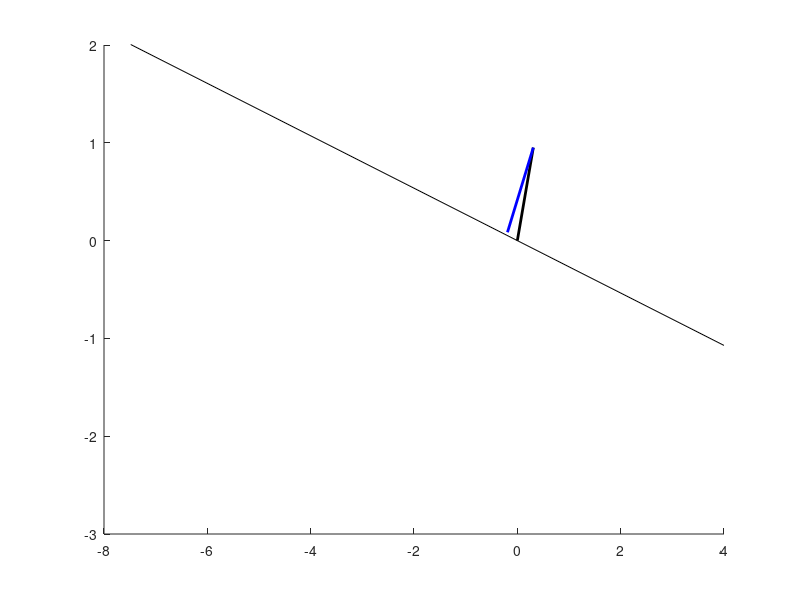

Reproduce this figure in MATLAB. (Note: this script raises an error after producing the figure.)
L = 1;

y0_angel = [5.969026041820607, 5.969025938459552, 5.969013532402472, 5.96774907948639, 5.902329363856115, 5.744054864615822, 5.500528268367304, 4.953706748112628, 4.339137936637629, 3.545100828562396, 2.8480143176916006, 1.846989560394732, 1.1541561542495766, 0.7743082564650197, 0.7743082564650197, 0.7919357441136593, 0.8722165824390187, 1.1971402126769999, 1.2933136474494287, 0.919416252340743, -0.18546439400865466, -1.2552163450876326, -1.7512731872110971, -1.9638255404508111, -2.519905668594967, -3.8490129477694355, -4.138243771018702, -2.9907598608233448, -1.1285247665304163, 0.6178965874377798, 0.6178965874377798, 0.6173601048834472, 0.8056931783963952, 0.8056931783963952, 0.80578977822874, 0.9091583193235633, 1.3563103520857156, 1.430369630872232, 0.8356737015728803, -0.5379846802663566, -1.6913935402359612, -2.2833931442907565, -2.6838906104800255, -3.4744206913084903, -4.184914299582788, -4.2809704892176486, -3.3131774501582996, -1.2672185715054418, 0.4011982781207981, 1.79458027440332, 2.980738740319189, 3.560135514737247, 3.4580146486379664, 3.0753421071878395, 3.0753421071878395, 3.0753421071878395, 3.0753421071878395, 3.0753421071878395, 3.0753421071878395, 3.0753421071878395, 3.0753421071878395, 3.0753421071878395, 3.0753421071878395, 3.0753421071878395, 3.0753421071878395, 3.055198972981296];

y1_angel = [5.759586531581287, 5.7595865507343875, 5.7595888284538725, 5.75979934252816, 5.763728941838195, 5.76327772257571, 5.7874859974687345, 6.0939856918812, 6.820486306145506, 7.86885207744473, 8.435164438084731, 9.032119182935322, 9.893779040616185, 10.863247549680882, 10.863247549680882, 10.877225106841763, 10.789232346211985, 10.442548780466916, 10.086479264395555, 9.727809507985583, 9.30894705462692, 8.965385350092589, 8.737769046502015, 8.706643311199624, 9.014217500399226, 9.486683903741293, 10.088212249011683, 10.515969391676295, 10.692005930344063, 10.622005954679008, 10.622005954679008, 10.728593525408636, 11.06293949456094, 11.06293949456094, 11.045900973560677, 10.879080542169078, 10.450785094413824, 10.008165418048389, 9.586458216594496, 9.145013649983111, 8.786761094912437, 8.518532070520514, 8.578378802618492, 8.9162990078348, 9.272865369441359, 9.733609862591727, 10.280614624988171, 10.748897348636577, 10.968010741841647, 10.969256106301241, 10.786637619733723, 10.411777201077792, 9.931692530638099, 9.37603822207391, 9.37603822207391, 9.37603822207391, 9.37603822207391, 9.37603822207391, 9.37603822207391, 9.37603822207391, 9.37603822207391, 9.37603822207391, 9.37603822207391, 9.37603822207391, 9.37603822207391, 9.355873259572249];

interraotion_t = [0.0, 0.000148689698461654, 0.001635586683078194, 0.016504556529243593, 0.11751211441761582, 0.21136839896421736, 0.29876049336084354, 0.4276361827161761, 0.5250462547631314, 0.6224563268100867, 0.7140145659748087, 0.8770201952366972, 1.0511733333916287, 1.1953777248592006, 1.276476803007488, 1.3118582535654517, 1.4218473975753605, 1.5445930236444254, 1.6354072493639806, 1.7262214750835359, 1.84824040651666, 1.9736401180500605, 2.094594282631697, 2.2525304070511982, 2.4104665314706994, 2.564209369208954, 2.708087018886726, 2.843349252734069, 2.9833928325444288, 3.107734355556167, 3.1675273238710075, 3.2244087515086224, 3.408267396424365, 3.4509201258501516, 3.4627624530145003, 3.5354018380908094, 3.6411494638136412, 3.7328854627237074, 3.8239050484086485, 3.937754667686387, 4.051604286964126, 4.180551132396068, 4.384189835918158, 4.5204314275677735, 4.6171361322675235, 4.709646991090021, 4.821502005280543, 4.945602312277807, 5.060431579217884, 5.1742396089473335, 5.288047638676783, 5.408088144503846, 5.505661829587311, 5.602664441401153, 5.64326298525857, 5.678224999781353, 5.713483751817727, 5.748968014860328, 5.784187482925471, 5.819695837322527, 5.854932075801365, 5.890458279120293, 5.925711988469023, 5.961255972639541, 5.996527181668657, 6.0];

hit_t = [1.276476803007488, 3.1675273238710075, 3.4509201258501516, 5.64326298525857, 5.678224999781353, 5.713483751817727, 5.748968014860328, 5.784187482925471, 5.819695837322527, 5.854932075801365, 5.890458279120293, 5.925711988469023, 5.961255972639541, 5.996527181668657];


fi_angl = y0_angel - y1_angel;

alpha = pi/12;

X_st = zeros(size(y0_angel));
Y_st = zeros(size(y0_angel));

X_m = zeros(size(y0_angel));
Y_m = zeros(size(y0_angel));

X_sw = zeros(size(y0_angel));
Y_sw = zeros(size(y0_angel));

%первый кадр
xst = 0;
yst = 0;

angel_0 = 2*pi - pi/10;%y0_angel(1)
angel_1 = 2*pi - pi/6;%y1_angel(1)

% Position of hip
xm = xst+L*sin(2*pi - angel_0);
ym = yst+L*cos(2*pi - angel_0);
X_m(1) = xm;
Y_m(1) = ym;


% Position of swing foot
xsw = xm - L*sin(2*pi - angel_1);
ysw = ym - L*cos(2*pi - angel_1);

X_sw(1) = xsw;
Y_sw(1) = ysw;


filename = 'Walk_cool.gif';
%смотрим номер переключения
flag = 0;

for i=1:30%length(y1_angel)
    figure(1)%('Color','w','Renderer','zbuffer')
    if i>1
    if ~isempty(find(hit_t == interraotion_t(i)))
        %координата опорной ноги
        title('произошло переключение')
        flag = flag + 1;
        X_st(i) = X_sw(i-1);
        Y_st(i) = Y_st(i-1) ;         
    else
        X_st(i) = X_st(i-1);
        Y_st(i) = X_st(i-1) ; 
    end
    xst = X_st(i);
    yst = Y_st(i);   
    
    if mod(flag,2)==0
        
    end
    %верх бедра
    xm = xst+L*sin(2*pi - y0_angel(i));
    ym = yst+L*cos(2*pi - y0_angel(i));
    X_m(i) = xm;
    Y_m(i) = ym;
        
    % Position of swing foot
    xsw = xm - L*sin(2*pi - y1_angel(1));
    ysw = ym - L*cos(2*pi - y1_angel(1));
    X_sw(i) = xsw;
    Y_sw(i) = ysw;
    end

%axis([xsw 10.55 -1 1.5*L])
axis on
xlim([-8 4])
ylim([-3 2])

strobePlot = 0;   % Draw stroboscopic plot: 1
tracePlot = 0;    % Trace path of hip and swing foot: 1 or 2

% Draw first position
slope = line([-8 4],[-8*tan(2*pi - alpha) 4*tan(2*pi - alpha)]);
set(slope,'Color','k','LineWidth',0.1);
stleg = line([xst xm],[yst ym]);
set(stleg,'Color','k','LineWidth',2);
swleg = line([xm xsw ],[ym ysw ]);
set(swleg,'Color','b','LineWidth',2);

drawnow
pause(0.4)

frame = getframe(1);
    im = frame2im(frame);
    [imind,cm] = rgb2ind(im,256);
    if i == 1
         imwrite(imind,cm,filename,'gif', 'Loopcount',inf);
    else
         imwrite(imind,cm,filename,'gif','WriteMode','append');
    end
    %scalebarpsn('location','sw'); hold on;
delete(gca)
end